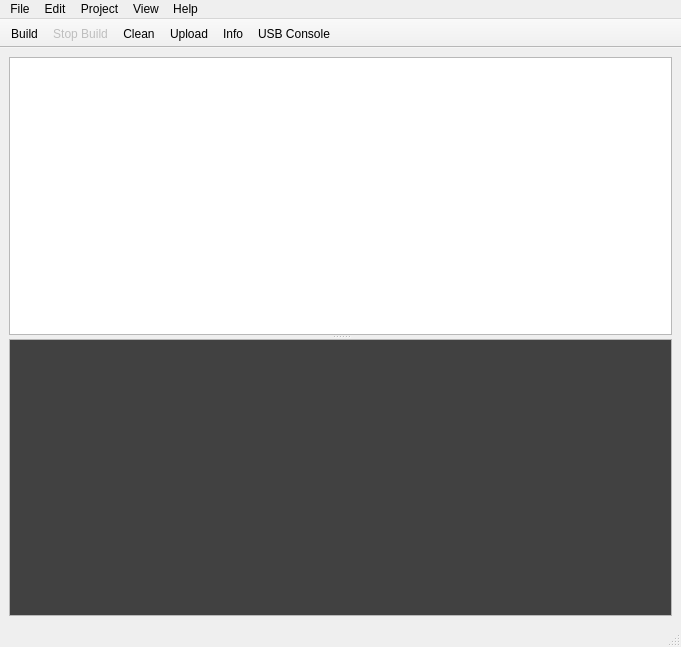
<ui version="4.0" >
 <class>MainWindow</class>
 <widget class="QMainWindow" name="MainWindow" >
  <property name="geometry" >
   <rect>
    <x>0</x>
    <y>0</y>
    <width>681</width>
    <height>647</height>
   </rect>
  </property>
  <property name="windowTitle" >
   <string>mcbuilder</string>
  </property>
  <property name="unifiedTitleAndToolBarOnMac" >
   <bool>false</bool>
  </property>
  <widget class="QWidget" name="centralwidget" >
   <property name="geometry" >
    <rect>
     <x>0</x>
     <y>73</y>
     <width>681</width>
     <height>555</height>
    </rect>
   </property>
   <layout class="QVBoxLayout" name="verticalLayout" >
    <item>
     <widget class="QSplitter" name="splitter" >
      <property name="orientation" >
       <enum>Qt::Vertical</enum>
      </property>
      <property name="childrenCollapsible" >
       <bool>false</bool>
      </property>
      <widget class="QPlainTextEdit" name="editor" />
      <widget class="QListWidget" name="outputConsole" >
       <property name="palette" >
        <palette>
         <active>
          <colorrole role="WindowText" >
           <brush brushstyle="SolidPattern" >
            <color alpha="255" >
             <red>255</red>
             <green>255</green>
             <blue>255</blue>
            </color>
           </brush>
          </colorrole>
          <colorrole role="Text" >
           <brush brushstyle="SolidPattern" >
            <color alpha="255" >
             <red>255</red>
             <green>255</green>
             <blue>255</blue>
            </color>
           </brush>
          </colorrole>
          <colorrole role="Base" >
           <brush brushstyle="SolidPattern" >
            <color alpha="255" >
             <red>65</red>
             <green>65</green>
             <blue>65</blue>
            </color>
           </brush>
          </colorrole>
         </active>
         <inactive>
          <colorrole role="WindowText" >
           <brush brushstyle="SolidPattern" >
            <color alpha="255" >
             <red>255</red>
             <green>255</green>
             <blue>255</blue>
            </color>
           </brush>
          </colorrole>
          <colorrole role="Text" >
           <brush brushstyle="SolidPattern" >
            <color alpha="255" >
             <red>255</red>
             <green>255</green>
             <blue>255</blue>
            </color>
           </brush>
          </colorrole>
          <colorrole role="Base" >
           <brush brushstyle="SolidPattern" >
            <color alpha="255" >
             <red>65</red>
             <green>65</green>
             <blue>65</blue>
            </color>
           </brush>
          </colorrole>
         </inactive>
         <disabled>
          <colorrole role="WindowText" >
           <brush brushstyle="SolidPattern" >
            <color alpha="255" >
             <red>127</red>
             <green>127</green>
             <blue>127</blue>
            </color>
           </brush>
          </colorrole>
          <colorrole role="Text" >
           <brush brushstyle="SolidPattern" >
            <color alpha="255" >
             <red>127</red>
             <green>127</green>
             <blue>127</blue>
            </color>
           </brush>
          </colorrole>
          <colorrole role="Base" >
           <brush brushstyle="SolidPattern" >
            <color alpha="255" >
             <red>212</red>
             <green>208</green>
             <blue>200</blue>
            </color>
           </brush>
          </colorrole>
         </disabled>
        </palette>
       </property>
      </widget>
     </widget>
    </item>
   </layout>
  </widget>
  <widget class="QMenuBar" name="menubar" >
   <property name="geometry" >
    <rect>
     <x>0</x>
     <y>0</y>
     <width>681</width>
     <height>21</height>
    </rect>
   </property>
   <widget class="QMenu" name="menuFile" >
    <property name="title" >
     <string>File</string>
    </property>
    <widget class="QMenu" name="menuRecent_Projects" >
     <property name="title" >
      <string>Recent Projects</string>
     </property>
    </widget>
    <addaction name="actionNew_Project" />
    <addaction name="actionNew" />
    <addaction name="actionAdd_Existing_File" />
    <addaction name="actionOpen" />
    <addaction name="menuRecent_Projects" />
    <addaction name="separator" />
    <addaction name="actionSave" />
    <addaction name="actionSave_As" />
    <addaction name="actionSave_Project_As" />
   </widget>
   <widget class="QMenu" name="menuHelp" >
    <property name="title" >
     <string>Help</string>
    </property>
    <addaction name="actionMcbuilder_User_Manual" />
    <addaction name="actionMake_Controller_Reference" />
    <addaction name="actionVisitForum" />
    <addaction name="separator" />
    <addaction name="actionPreferences" />
    <addaction name="actionUpdate" />
    <addaction name="actionAbout" />
   </widget>
   <widget class="QMenu" name="menuProject" >
    <property name="title" >
     <string>Project</string>
    </property>
    <widget class="QMenu" name="menuBoard_Type" >
     <property name="title" >
      <string>Board Type</string>
     </property>
    </widget>
    <widget class="QMenu" name="menuExamples" >
     <property name="title" >
      <string>Examples</string>
     </property>
    </widget>
    <widget class="QMenu" name="menuLibraries" >
     <property name="title" >
      <string>Libraries</string>
     </property>
    </widget>
    <addaction name="actionBuild" />
    <addaction name="actionStop" />
    <addaction name="actionClean" />
    <addaction name="actionUpload" />
    <addaction name="actionUpload_File_to_Board" />
    <addaction name="separator" />
    <addaction name="actionProperties" />
    <addaction name="menuLibraries" />
    <addaction name="menuBoard_Type" />
    <addaction name="menuExamples" />
   </widget>
   <widget class="QMenu" name="menuEdit" >
    <property name="title" >
     <string>Edit</string>
    </property>
    <addaction name="actionUndo" />
    <addaction name="actionRedo" />
    <addaction name="separator" />
    <addaction name="actionCut" />
    <addaction name="actionCopy" />
    <addaction name="actionPaste" />
    <addaction name="actionDelete" />
    <addaction name="actionSelect_All" />
    <addaction name="separator" />
    <addaction name="actionFind" />
   </widget>
   <widget class="QMenu" name="menuView" >
    <property name="title" >
     <string>View</string>
    </property>
    <addaction name="actionUsb_Monitor" />
    <addaction name="separator" />
    <addaction name="actionClear_Output_Console" />
   </widget>
   <addaction name="menuFile" />
   <addaction name="menuEdit" />
   <addaction name="menuProject" />
   <addaction name="menuView" />
   <addaction name="menuHelp" />
  </widget>
  <widget class="QStatusBar" name="statusbar" >
   <property name="geometry" >
    <rect>
     <x>0</x>
     <y>628</y>
     <width>681</width>
     <height>19</height>
    </rect>
   </property>
  </widget>
  <widget class="QToolBar" name="toolBar" >
   <property name="geometry" >
    <rect>
     <x>0</x>
     <y>21</y>
     <width>681</width>
     <height>52</height>
    </rect>
   </property>
   <property name="windowTitle" >
    <string>toolBar</string>
   </property>
   <property name="movable" >
    <bool>false</bool>
   </property>
   <property name="toolButtonStyle" >
    <enum>Qt::ToolButtonTextUnderIcon</enum>
   </property>
   <property name="floatable" >
    <bool>false</bool>
   </property>
   <attribute name="toolBarArea" >
    <enum>TopToolBarArea</enum>
   </attribute>
   <attribute name="toolBarBreak" >
    <bool>false</bool>
   </attribute>
   <addaction name="actionBuild" />
   <addaction name="actionStop" />
   <addaction name="actionClean" />
   <addaction name="actionUpload" />
   <addaction name="actionProperties" />
   <addaction name="actionUsb_Monitor" />
  </widget>
  <action name="actionNew" >
   <property name="text" >
    <string>New File...</string>
   </property>
   <property name="shortcut" >
    <string>Ctrl+N</string>
   </property>
  </action>
  <action name="actionSave" >
   <property name="text" >
    <string>Save</string>
   </property>
   <property name="shortcut" >
    <string>Ctrl+S</string>
   </property>
  </action>
  <action name="actionSave_As" >
   <property name="text" >
    <string>Save File As...</string>
   </property>
   <property name="shortcut" >
    <string>Ctrl+Shift+S</string>
   </property>
  </action>
  <action name="actionExamples" >
   <property name="text" >
    <string>Examples</string>
   </property>
  </action>
  <action name="actionNew_Project" >
   <property name="text" >
    <string>New Project...</string>
   </property>
   <property name="shortcut" >
    <string>Ctrl+Shift+N</string>
   </property>
  </action>
  <action name="actionOpen" >
   <property name="text" >
    <string>Open Project...</string>
   </property>
   <property name="shortcut" >
    <string>Ctrl+O</string>
   </property>
  </action>
  <action name="actionPreferences" >
   <property name="text" >
    <string>Preferences...</string>
   </property>
  </action>
  <action name="actionExamples" >
   <property name="text" >
    <string>Examples</string>
   </property>
  </action>
  <action name="actionProperties" >
   <property name="icon" >
    <iconset resource="../resources/icons/icons_rsrc.qrc" >
     <normaloff>:/icons/info.png</normaloff>:/icons/info.png</iconset>
   </property>
   <property name="text" >
    <string>Info</string>
   </property>
   <property name="shortcut" >
    <string>Ctrl+I</string>
   </property>
  </action>
  <action name="actionUpload" >
   <property name="icon" >
    <iconset resource="../resources/icons/icons_rsrc.qrc" >
     <normaloff>:/icons/upload.tiff</normaloff>:/icons/upload.tiff</iconset>
   </property>
   <property name="text" >
    <string>Upload</string>
   </property>
   <property name="shortcut" >
    <string>Ctrl+U</string>
   </property>
  </action>
  <action name="actionBuild" >
   <property name="icon" >
    <iconset resource="../resources/icons/icons_rsrc.qrc" >
     <normaloff>:/icons/build.tiff</normaloff>:/icons/build.tiff</iconset>
   </property>
   <property name="text" >
    <string>Build</string>
   </property>
   <property name="shortcut" >
    <string>Ctrl+B</string>
   </property>
  </action>
  <action name="actionUndo" >
   <property name="text" >
    <string>Undo</string>
   </property>
   <property name="shortcut" >
    <string>Ctrl+Z</string>
   </property>
  </action>
  <action name="actionRedo" >
   <property name="text" >
    <string>Redo</string>
   </property>
   <property name="shortcut" >
    <string>Ctrl+Y</string>
   </property>
  </action>
  <action name="actionCopy" >
   <property name="text" >
    <string>Copy</string>
   </property>
   <property name="shortcut" >
    <string>Ctrl+C</string>
   </property>
  </action>
  <action name="actionPaste" >
   <property name="text" >
    <string>Paste</string>
   </property>
   <property name="shortcut" >
    <string>Ctrl+V</string>
   </property>
  </action>
  <action name="actionCut" >
   <property name="text" >
    <string>Cut</string>
   </property>
   <property name="shortcut" >
    <string>Ctrl+X</string>
   </property>
  </action>
  <action name="actionDelete" >
   <property name="text" >
    <string>Delete</string>
   </property>
  </action>
  <action name="actionSelect_All" >
   <property name="text" >
    <string>Select All</string>
   </property>
   <property name="shortcut" >
    <string>Ctrl+A</string>
   </property>
  </action>
  <action name="actionClear_Output_Console" >
   <property name="text" >
    <string>Clear Output Console</string>
   </property>
  </action>
  <action name="actionUpload_File_to_Board" >
   <property name="text" >
    <string>Upload File to Board...</string>
   </property>
  </action>
  <action name="actionMake_Controller_Reference" >
   <property name="text" >
    <string>Make Controller API Reference</string>
   </property>
  </action>
  <action name="actionSave_Project_As" >
   <property name="text" >
    <string>Save Project As...</string>
   </property>
  </action>
  <action name="actionUsb_Monitor" >
   <property name="icon" >
    <iconset resource="../resources/icons/icons_rsrc.qrc" >
     <normaloff>:/icons/monitor.tiff</normaloff>:/icons/monitor.tiff</iconset>
   </property>
   <property name="text" >
    <string>USB Console...</string>
   </property>
  </action>
  <action name="actionFind" >
   <property name="text" >
    <string>Find</string>
   </property>
   <property name="shortcut" >
    <string>Ctrl+F</string>
   </property>
  </action>
  <action name="actionClean" >
   <property name="icon" >
    <iconset resource="../resources/icons/icons_rsrc.qrc" >
     <normaloff>:/icons/clean.png</normaloff>:/icons/clean.png</iconset>
   </property>
   <property name="text" >
    <string>Clean</string>
   </property>
   <property name="shortcut" >
    <string>Ctrl+K</string>
   </property>
  </action>
  <action name="actionEthernet_Monitor" >
   <property name="text" >
    <string>Ethernet Monitor...</string>
   </property>
  </action>
  <action name="actionMcbuilder_User_Manual" >
   <property name="text" >
    <string>mcbuilder User Manual</string>
   </property>
  </action>
  <action name="actionAbout" >
   <property name="text" >
    <string>About mcbuilder</string>
   </property>
  </action>
  <action name="actionStop" >
   <property name="enabled" >
    <bool>false</bool>
   </property>
   <property name="icon" >
    <iconset resource="../resources/icons/icons_rsrc.qrc" >
     <normaloff>:/icons/stop.tiff</normaloff>:/icons/stop.tiff</iconset>
   </property>
   <property name="text" >
    <string>Stop Build</string>
   </property>
  </action>
  <action name="actionUpdate" >
   <property name="text" >
    <string>Check for updates</string>
   </property>
  </action>
  <action name="actionAdd_Existing_File" >
   <property name="text" >
    <string>Add Existing File...</string>
   </property>
  </action>
  <action name="actionVisitForum" >
   <property name="text" >
    <string>Visit MakingThings Forum</string>
   </property>
  </action>
 </widget>
 <resources>
  <include location="../resources/icons/icons_rsrc.qrc" />
 </resources>
 <connections/>
</ui>
